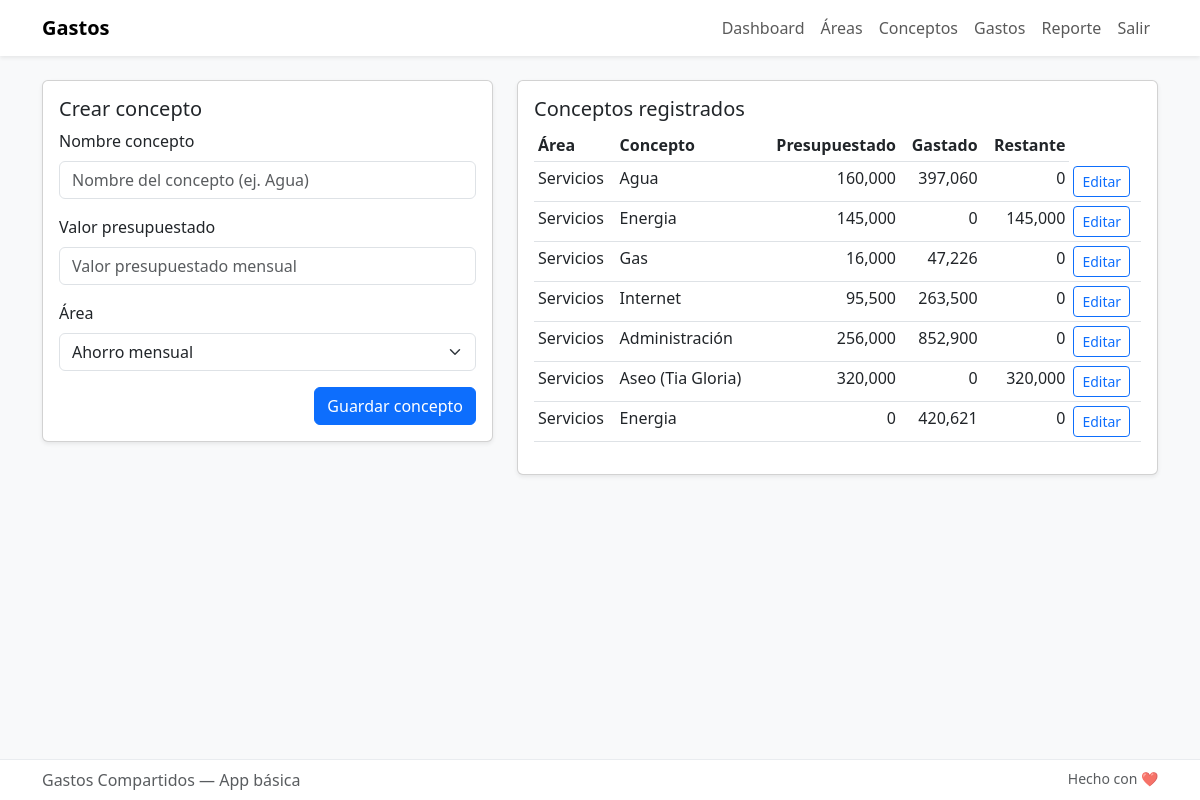
Page /conceptos (signed in) on the committed database.
### models.py (models this page shows)
class Concepto(db.Model):
    id = db.Column(db.Integer, primary_key=True)
    nombre = db.Column(db.String(120), nullable=False)
    valor_presupuestado = db.Column(db.Float, default=0.0)
    area_id = db.Column(db.Integer, db.ForeignKey('area.id'), nullable=False)
    gastos = db.relationship('Gasto', backref='concepto', lazy=True)
    @property
    def total_gastado(self):
        return sum(g.monto for g in self.gastos)
    @property
    def restante(self):
        return max(self.valor_presupuestado - self.total_gastado, 0)

class Area(db.Model):
    id = db.Column(db.Integer, primary_key=True)
    nombre = db.Column(db.String(120), nullable=False)
    conceptos = db.relationship('Concepto', backref='area', lazy=True)

class Gasto(db.Model):
    id = db.Column(db.Integer, primary_key=True)
    concepto_id = db.Column(db.Integer, db.ForeignKey('concepto.id'), nullable=False)
    usuario_id = db.Column(db.Integer, db.ForeignKey('user.id'), nullable=False)
    monto = db.Column(db.Float, nullable=False)
    fecha = db.Column(db.DateTime, default=datetime.utcnow)

### app.py (the view)
@app.route('/conceptos', methods=['GET', 'POST'])
@login_required
def conceptos_view():
    form = ConceptoForm()
    form.area_id.choices = [(a.id, a.nombre) for a in Area.query.order_by(Area.nombre).all()]
    if form.validate_on_submit():
        c = Concepto(nombre=form.nombre.data, valor_presupuestado=form.valor_presupuestado.data, area_id=form.area_id.data)
        db.session.add(c)
        db.session.commit()
        flash('Concepto creado', 'success')
        return redirect(url_for('conceptos_view'))
    conceptos = Concepto.query.all()
    return render_template('conceptos.html', form=form, conceptos=conceptos)

### forms.py
class ConceptoForm(FlaskForm):
    nombre = StringField('Nombre concepto', validators=[DataRequired()])
    valor_presupuestado = FloatField('Valor presupuestado', validators=[DataRequired()])
    area_id = SelectField('Área', coerce=int)
    submit = SubmitField('Guardar concepto')

### app.py (called while the page is built)
@login_manager.user_loader
def load_user(user_id):
    return User.query.get(int(user_id))

### templates/conceptos.html (shortened to what this page needs)
{% extends 'base.html' %}
{% block content %}
<div class="row">
  <div class="col-md-5">
    <div class="card shadow-sm">
      <div class="card-body">
        <h5 class="card-title">Crear concepto</h5>
        <form method="post">
          <div class="mb-3">
            {{ form.nombre.label(class="form-label") }}
            {{ form.nombre(class="form-control", placeholder="Nombre del concepto (ej. Agua)") }}
          </div>
          <div class="mb-3">
            {{ form.valor_presupuestado.label(class="form-label") }}
            {{ form.valor_presupuestado(class="form-control", placeholder="Valor presupuestado mensual") }}
          </div>
          <div class="mb-3">
            {{ form.area_id.label(class="form-label") }}
            {{ form.area_id(class="form-select") }}
          </div>
          <div class="d-flex justify-content-end">
            {{ form.submit(class="btn btn-primary") }}
          </div>
        </form>
      </div>
    </div>
  </div>
  <div class="col-md-7">
    <div class="card shadow-sm">
      <div class="card-body">
        <h5 class="card-title">Conceptos registrados</h5>
        <div class="table-responsive">
          <table class="table table-sm">
            <thead><tr><th>Área</th><th>Concepto</th><th class="text-end">Presupuestado</th><th class="text-end">Gastado</th><th class="text-end">Restante</th></tr></thead>
            <tbody>
              {% for c in conceptos %}
                <tr>
                  <td>{{ c.area.nombre }}</td>
                  <td>{{ c.nombre }}</td>
                  <td class="text-end">{{ '{:,.0f}'.format(c.valor_presupuestado) }}</td>
                  <td class="text-end">{{ '{:,.0f}'.format(c.total_gastado) }}</td>
                  <td class="text-end">{{ '{:,.0f}'.format(c.restante) }}</td>
                  <td>
                    <a href="{{ url_for('editar_concepto', concepto_id=c.id) }}" class="btn btn-sm btn-outline-primary">Editar</a>
                  </td>
                </tr>
              {% else %}
                <tr><td colspan="5" class="text-center small text-muted">No hay conceptos aún</td></tr>
              {% endfor %}
            </tbody>
          </table>
        </div>
      </div>
    </div>
  </div>
</div>
{% endblock %}

### templates/base.html (style rules this page uses)
body { padding-bottom: 60px; background-color: #f8f9fa; }

### rows in the picture
Concepto: area.nombre "Servicios", nombre "Agua", valor_presupuestado "160,000", restante "0"
Gasto: total_gastado "397,060"
Concepto: area.nombre "Servicios", nombre "Energia", valor_presupuestado "145,000", total_gastado "0", restante "145,000"
Concepto: area.nombre "Servicios", nombre "Gas", valor_presupuestado "16,000", restante "0"
Gasto: total_gastado "47,226"
Concepto: area.nombre "Servicios", nombre "Internet", valor_presupuestado "95,500", restante "0"
Gasto: total_gastado "263,500"
Concepto: area.nombre "Servicios", nombre "Administración", valor_presupuestado "256,000", restante "0"
Gasto: total_gastado "852,900"
Concepto: area.nombre "Servicios", nombre "Aseo (Tia Gloria)", valor_presupuestado "320,000", total_gastado "0", restante "320,000"
Concepto: area.nombre "Servicios", nombre "Energia", valor_presupuestado "0", restante "0"
Gasto: total_gastado "420,621"
